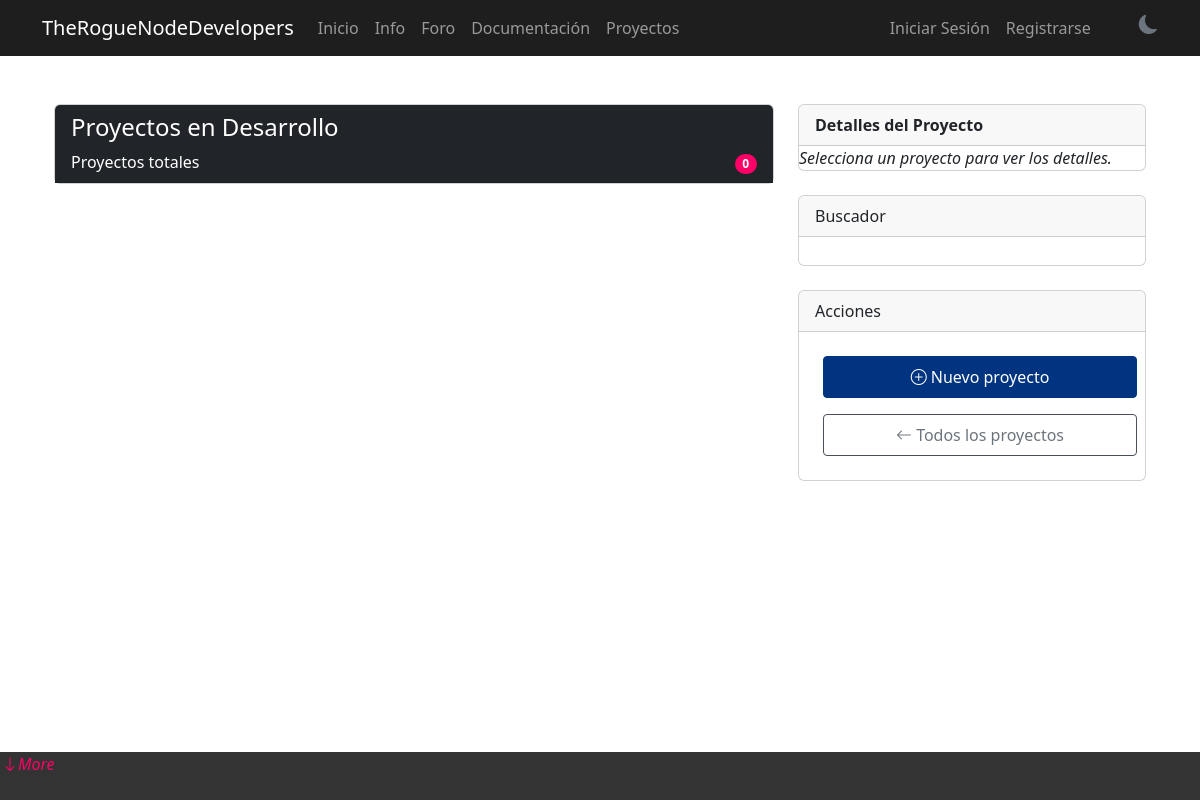
The page /projects/ on the database as committed earlier.
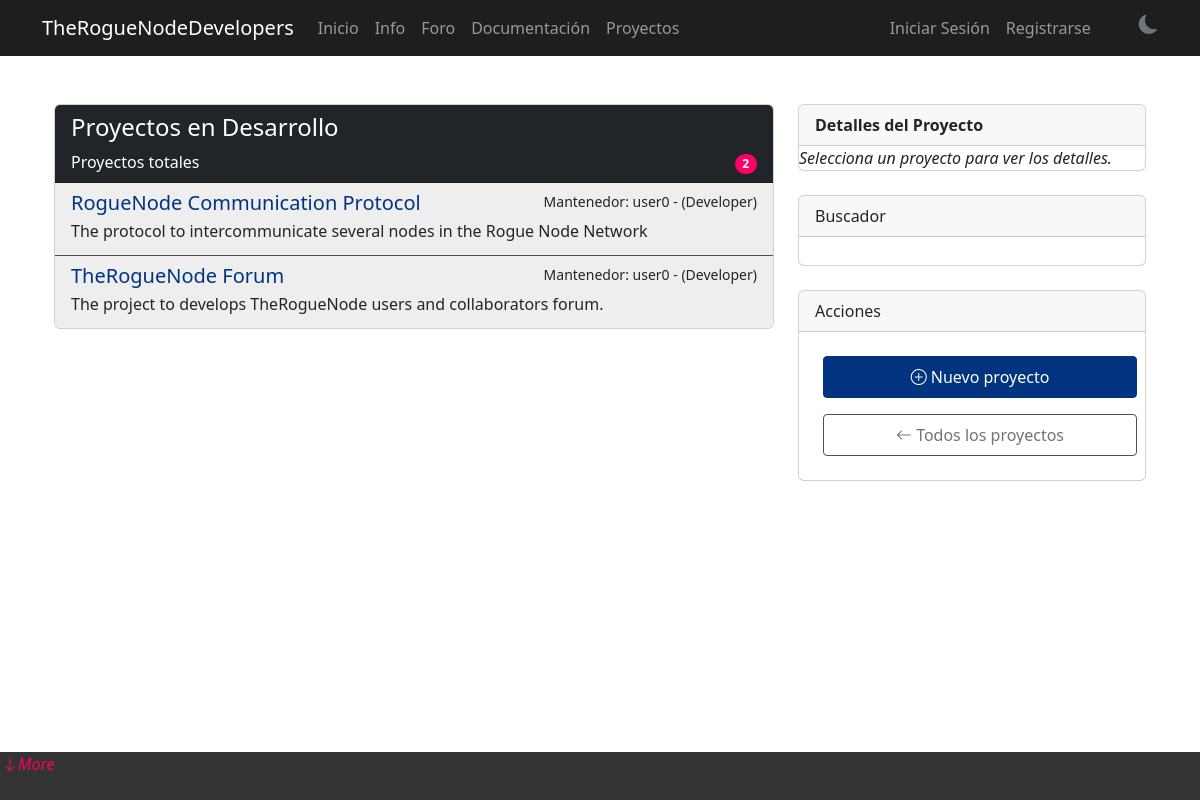
The same page on the database as committed later.
### projects/models.py (models this page shows, shortened)
class Project(models.Model):
    name = models.CharField(max_length=100, unique=True)
    description = models.TextField(blank=True, null=True)
    repository = models.ForeignKey(GitRepository, on_delete=models.CASCADE, related_name='projects', null=True, blank=True)
    deck = models.ForeignKey(Deck, on_delete=models.CASCADE, related_name='projects', null=True, blank=True)
    maintainer = models.ForeignKey(Maintainer, on_delete=models.SET_NULL, null=True, blank=True)
    created_at = models.DateTimeField(auto_now_add=True)
    updated_at = models.DateTimeField(auto_now=True)

class Maintainer(models.Model):
    user = models.ForeignKey('accounts.CustomUser', on_delete=models.CASCADE, related_name='maintainers')
    repository = models.ForeignKey(GitRepository, on_delete=models.CASCADE)
    role = models.CharField(max_length=50)
    def __str__(self):
        return f"{self.user.username} - ({self.role})"

### accounts/models.py (models this page shows, shortened)
class CustomUser(AbstractUser):
    email = models.EmailField(_('email address'), unique=True)
    bio = models.TextField(_('biography'), max_length=500, blank=True)
    avatar = models.ImageField(
        upload_to='avatars/',
        blank=True,
        null=True,
        default='avatars/default.png'
    )
    role = models.CharField(max_length=100, blank=True)
    github_profile = models.URLField(blank=True)
    USERNAME_FIELD = 'email'
    REQUIRED_FIELDS = ['username']
    class Meta:
        verbose_name = _('user')
        verbose_name_plural = _('users')

### projects/views.py (the view)
# urls.py: path('', views.project_list, name='project_list'),
def project_list(request, pk=None):
    projects = Project.objects.all()
    project = None
    if pk:
        project = get_object_or_404(Project, pk=pk)
    return render(request, 'projects/projects_base.html', {
        'projects': projects,
        'project': project
    })

### projects/templates/projects/projects_base.html (shortened to what this page needs)
{% extends 'base.html' %}
{% block content %}
<div class="container mt-4">
    <div class="row">
        <div class="col-md-8">
            <div class="card">
                <div class="card-header bg-dark text-white">
                    <h4>Proyectos en Desarrollo</h4>
                    {% include 'projects/_project_stats.html' %}
                </div>
                {% include 'projects/_project_list.html' %}
            </div>
        </div>
        <div class="col-md-4">
            <div class="card mb-4 position-sticky top-0">
                <div class="card-header">
                    <strong>Detalles del Proyecto</strong><br>
                </div>
                {% if project %}
                <div class="card-body">
                    <h5 class="card-title">{{ project.name }}</h5><br>
                    <p class="caard-text">{{ project.description }}</p><br>
                    <p>
                    </p><br>
                    <a href="{{project.repository.url}}"
                       class="btn btn-primary w-100 mb-2">
                        <i class="bi bi-github"></i>  {{ project.repository }}
                    </a>
                </div>
                <div class="card-footer">
                    <small>Mantenedor:</small> <span class="badge bg-secondary rounded-pill" >{{ project.maintainer }}</span><br>
                    <small>Creado:</small> <span class="badge bg-secondary rounded-pill" style="background-color: darkseagreen !important;">{{ project.created_at|date:"d M Y" }}</span><br>
                    <small>Actualizado:</small> <span class="badge bg-secondary rounded-pill" style="background-color:turquoise !important;">{{ project.updated_at|date:"d M Y" }}</span><br>
                </div>
                {% else %}
                    <em>Selecciona un proyecto para ver los detalles.</em>
                {% endif %}
            </div>
            <div class="card mb-4">
                <div class="card-header">
                    Buscador
                </div>
            </div>
            <div class="card mb-4">
                <div class="card-header">
                    Acciones
                </div>
                <div class="card-body">
                    <a href="{% url 'projects:project_create' %}?project={{ project.id }}"
                       class="btn btn-primary w-100 mb-2">
                        <i class="bi bi-plus-circle"></i> Nuevo proyecto
                    </a>
                    <a href="{% url 'projects:project_list' %}" class="btn btn-outline-secondary w-100">
                        <i class="bi bi-arrow-left"></i> Todos los proyectos
                    </a>
                </div>
            </div>
        </div>
    </div>
</div>
{% endblock %}

### projects/templates/projects/_project_list.html
    <div class="list-group list-group-flush">
        {% for project in projects %}
        <a href="{% url 'projects:project_detail' project.pk %}" class="list-group-item list-group-item-action">
            <div class="d-flex w-100 justify-content-between">
                <h5 class="mb-1">{{ project.name }}</h5>
                <small>Mantenedor: {{ project.maintainer }}</small>
            </div>
            <p class="mb-1">{{ project.description }}</p>
        </a>
        {% endfor %}
    </div>

Rows that differ between the two databases and show on the page:
added Project: name "RogueNode Communication Protocol", maintainer "user0 - (Developer)", description "The protocol to intercommunicate several nodes in the Rogue Node Network"
added Project: name "TheRogueNode Forum", maintainer "user0 - (Developer)", description "The project to develops TheRogueNode users and collaborators forum."
Other text that changed with them:
{{ projects.count }}: "0" → "2"
